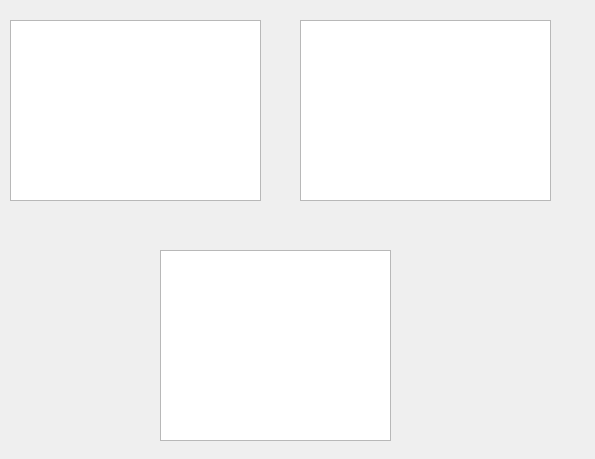
<?xml version="1.0" encoding="UTF-8"?>
<ui version="4.0">
 <class>Form</class>
 <widget class="QWidget" name="Form">
  <property name="geometry">
   <rect>
    <x>0</x>
    <y>0</y>
    <width>595</width>
    <height>459</height>
   </rect>
  </property>
  <property name="windowTitle">
   <string>Form</string>
  </property>
  <widget class="PyDMTimePlot" name="PyDMTimePlot">
   <property name="geometry">
    <rect>
     <x>10</x>
     <y>20</y>
     <width>251</width>
     <height>181</height>
    </rect>
   </property>
   <property name="toolTip">
    <string/>
   </property>
   <property name="yAxes">
    <stringlist>
     <string>{&quot;name&quot;: &quot;Axis 1&quot;, &quot;orientation&quot;: &quot;left&quot;, &quot;label&quot;: &quot;Integer Values&quot;, &quot;minRange&quot;: -1.0, &quot;maxRange&quot;: 1.0, &quot;autoRange&quot;: true}</string>
    </stringlist>
   </property>
   <property name="curves">
    <stringlist>
     <string>{&quot;channel&quot;: &quot;pva://PyDM:PVA:IntValue&quot;, &quot;plot_style&quot;: &quot;Line&quot;, &quot;name&quot;: &quot;Mean&quot;, &quot;color&quot;: &quot;white&quot;, &quot;lineStyle&quot;: 1, &quot;lineWidth&quot;: 1, &quot;symbol&quot;: null, &quot;symbolSize&quot;: 10, &quot;yAxisName&quot;: &quot;Axis 1&quot;, &quot;barWidth&quot;: null, &quot;upperThreshold&quot;: null, &quot;lowerThreshold&quot;: null, &quot;thresholdColor&quot;: &quot;white&quot;}</string>
    </stringlist>
   </property>
  </widget>
  <widget class="PyDMWaveformPlot" name="PyDMWaveformPlot">
   <property name="geometry">
    <rect>
     <x>300</x>
     <y>20</y>
     <width>251</width>
     <height>181</height>
    </rect>
   </property>
   <property name="toolTip">
    <string/>
   </property>
   <property name="yAxes">
    <stringlist>
     <string>{&quot;name&quot;: &quot;Axis 1&quot;, &quot;orientation&quot;: &quot;left&quot;, &quot;label&quot;: &quot;Float Values&quot;, &quot;minRange&quot;: -1.0, &quot;maxRange&quot;: 1.0, &quot;autoRange&quot;: true}</string>
    </stringlist>
   </property>
   <property name="curves">
    <stringlist>
     <string>{&quot;y_channel&quot;: &quot;pva://PyDM:PVA:FloatArray&quot;, &quot;x_channel&quot;: &quot;pva://PyDM:PVA:IntArray&quot;, &quot;plot_style&quot;: &quot;Bar&quot;, &quot;name&quot;: &quot;&quot;, &quot;color&quot;: &quot;blue&quot;, &quot;lineStyle&quot;: 1, &quot;lineWidth&quot;: 1, &quot;symbol&quot;: null, &quot;symbolSize&quot;: 10, &quot;yAxisName&quot;: &quot;Axis 1&quot;, &quot;barWidth&quot;: 0.5, &quot;upperThreshold&quot;: 9.0, &quot;lowerThreshold&quot;: 1.0, &quot;thresholdColor&quot;: &quot;red&quot;, &quot;redraw_mode&quot;: 2}</string>
    </stringlist>
   </property>
  </widget>
  <widget class="PyDMScatterPlot" name="PyDMScatterPlot">
   <property name="geometry">
    <rect>
     <x>160</x>
     <y>250</y>
     <width>231</width>
     <height>191</height>
    </rect>
   </property>
   <property name="toolTip">
    <string/>
   </property>
   <property name="yAxes">
    <stringlist>
     <string>{&quot;name&quot;: &quot;Axis 1&quot;, &quot;orientation&quot;: &quot;left&quot;, &quot;label&quot;: null, &quot;minRange&quot;: -1.0, &quot;maxRange&quot;: 1.0, &quot;autoRange&quot;: true}</string>
    </stringlist>
   </property>
   <property name="curves">
    <stringlist>
     <string>{&quot;y_channel&quot;: &quot;pva://PyDM:PVA:FloatValue&quot;, &quot;x_channel&quot;: &quot;pva://PyDM:PVA:FloatValue&quot;, &quot;name&quot;: &quot;&quot;, &quot;color&quot;: &quot;white&quot;, &quot;lineStyle&quot;: 0, &quot;lineWidth&quot;: 1, &quot;symbol&quot;: &quot;o&quot;, &quot;symbolSize&quot;: 10, &quot;yAxisName&quot;: &quot;Axis 1&quot;, &quot;barWidth&quot;: null, &quot;upperThreshold&quot;: null, &quot;lowerThreshold&quot;: null, &quot;thresholdColor&quot;: &quot;white&quot;, &quot;redraw_mode&quot;: 2, &quot;buffer_size&quot;: 1200, &quot;bufferSizeChannelAddress&quot;: null}</string>
    </stringlist>
   </property>
  </widget>
 </widget>
 <customwidgets>
  <customwidget>
   <class>PyDMTimePlot</class>
   <extends>QGraphicsView</extends>
   <header>pydm.widgets.timeplot</header>
  </customwidget>
  <customwidget>
   <class>PyDMWaveformPlot</class>
   <extends>QGraphicsView</extends>
   <header>pydm.widgets.waveformplot</header>
  </customwidget>
  <customwidget>
   <class>PyDMScatterPlot</class>
   <extends>QGraphicsView</extends>
   <header>pydm.widgets.scatterplot</header>
  </customwidget>
 </customwidgets>
 <resources/>
 <connections/>
</ui>
